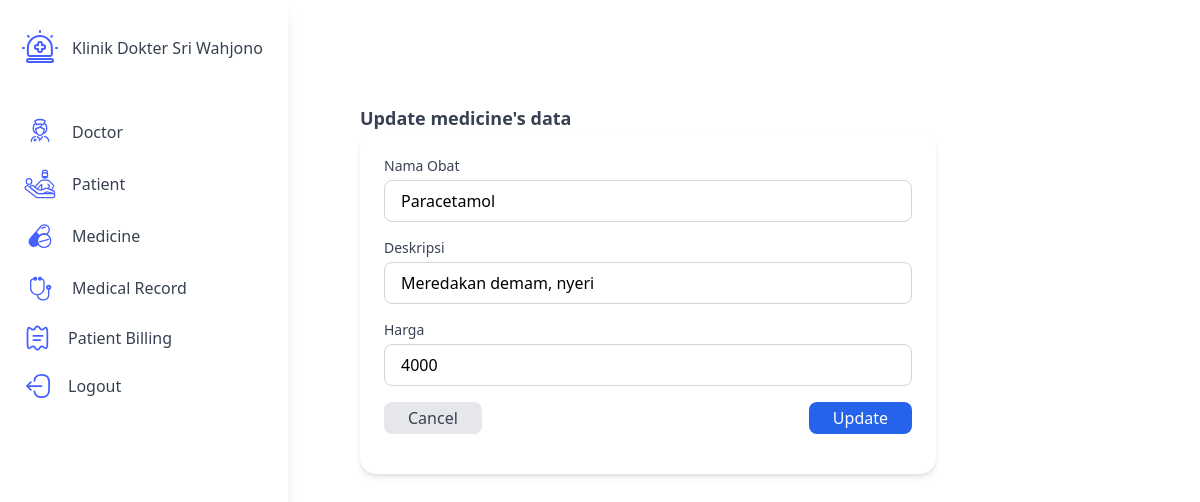
/obat/form-update.php?id_obat=1 (signed in), run on an earlier commit of the app's database.
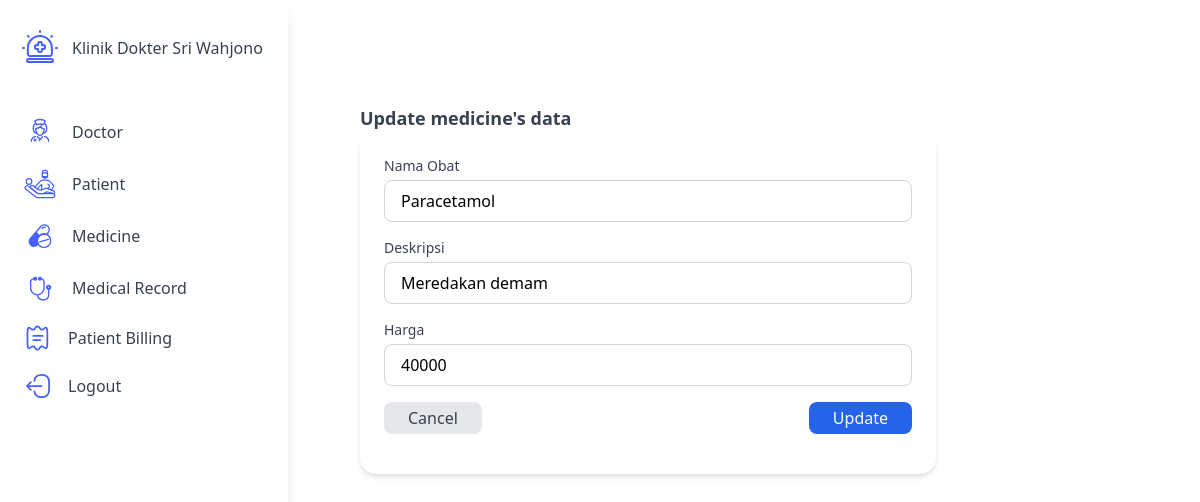
And on a later commit of the database.
### tables this page shows
CREATE TABLE `obat` (
  `id_obat` int NOT NULL,
  `nama_obat` varchar(25) NOT NULL,
  `deskripsi` varchar(50) NOT NULL,
  `harga` int NOT NULL
);

### obat/form-update.php (the view, shortened to what this page needs)
<main class="flex min-h-screen">
    <div class="w-72 bg-gray-800 text-white">
        <?php include '../components/sidebar.php'; ?>
    </div>
	<div class="flex-1 p-6">
		<section>
			<div class="w-full">
				<h2 class="text-gray-700 text-lg font-semibold mt-20 ml-12">Update medicine's data</h2>
            <div class="bg-white rounded-2xl max-w-xl shadow-md ml-12 p-6">
                        <?php
                         include '../connect.php';
                        if(isset($_GET['id_obat']))
                        {
                            $id_obat=$_GET['id_obat'];
                            $query = "SELECT * FROM obat WHERE id_obat='$id_obat' ";
                            $query_run = mysqli_query($conn, $query);
                            if(mysqli_num_rows($query_run) > 0)
                            {
                                $data = mysqli_fetch_array($query_run);
                                ?>
                                <form action="update.php" method="POST">
                                    <div class="mb-4">
                                        <label class="block text-sm font-medium text-gray-700 mb-1">Nama Obat</label>
                                        <input type="text" name="nama_obat" value="<?=$data['nama_obat'];?>" class="w-full border border-gray-300 rounded-lg px-4 py-2 focus:outline-none focus:ring-2 focus:ring-blue-500" autocomplete="off">
                                    </div>
                                    <div class="mb-4">
                                        <label class="block text-sm font-medium text-gray-700 mb-1">Deskripsi</label>
                                        <input type="text" name="deskripsi" value="<?=$data['deskripsi'];?>" class="w-full border border-gray-300 rounded-lg px-4 py-2 focus:outline-none focus:ring-2 focus:ring-blue-500" autocomplete="off">
                                    </div>
                                    <div class="mb-4">
                                        <label class="block text-sm font-medium text-gray-700 mb-1">Harga</label>
                                        <input type="text" name="harga" value="<?=$data['harga'];?>" class="w-full border border-gray-300 rounded-lg px-4 py-2 focus:outline-none focus:ring-2 focus:ring-blue-500" autocomplete="off">
                                    </div>
									<div class="flex justify-between items-center">
										<a href="view.php"
											class="bg-gray-200 hover:bg-gray-300 text-gray-700 font-medium px-6 py-1 rounded-lg">
											Cancel
										</a>
										<button type="submit" name="update"
											class="bg-blue-600 hover:bg-blue-700 text-white font-medium px-6 py-1 rounded-lg">
											Update
										</button>
									</div>
                                </form>
                                <?php
                            }
                            else
                            {
                                echo "<h4>No Such Id Found</h4>";
                            }
                        }
                        ?>
                    </div>
					</div>
				</div>
		</main>
	</body>
</html>

What changed in the data, as far as the page shows it:
changed obat "Paracetamol": deskripsi "Meredakan demam, nyeri" → "Meredakan demam"; harga "4000" → "40000"
